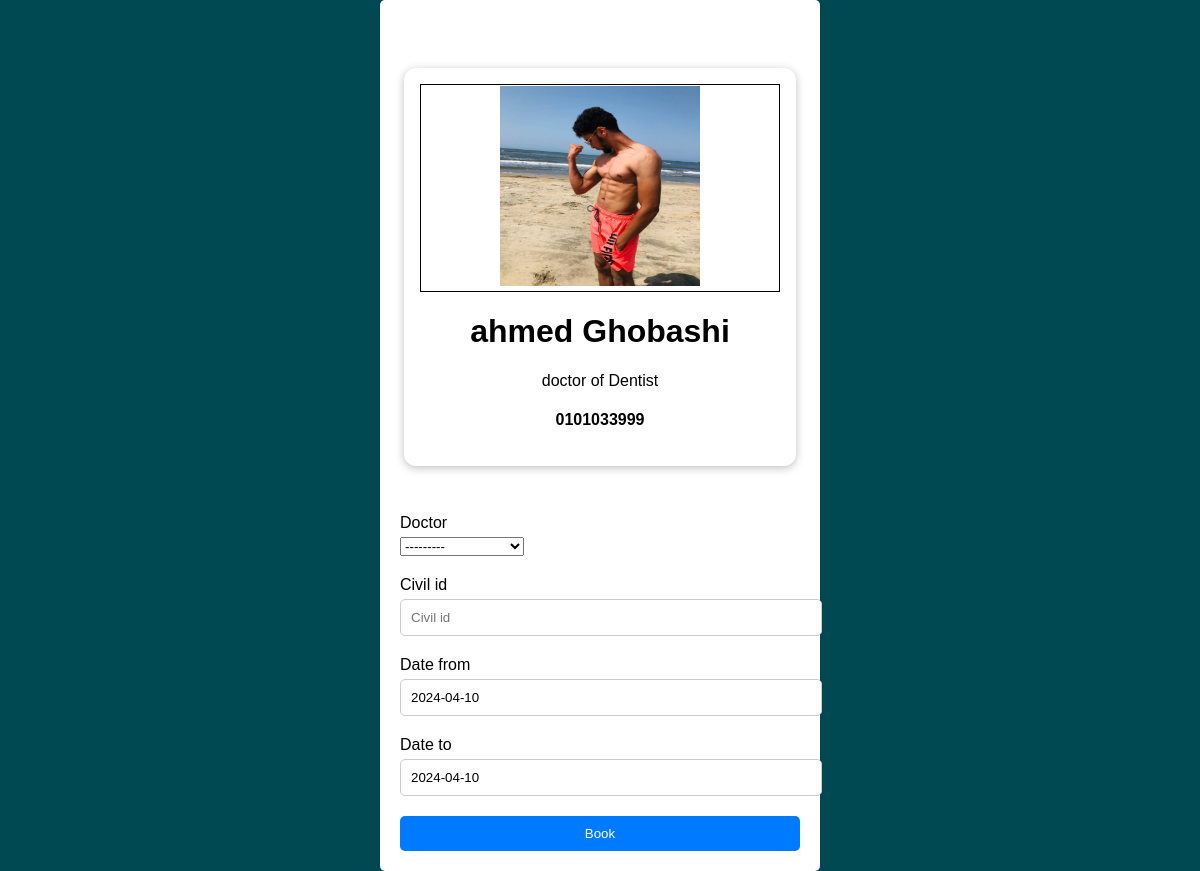
Screenshot of /doctors/ahmed-ghobashi with the database file from the repository.
### doctors/models.py (models this page shows, shortened)
class Doctor(models.Model):
    name = models.CharField(max_length=100)
    image = models.ImageField(upload_to='doctor/')
    specialty =models.TextField(max_length=10000)
    phone_number = models.CharField(max_length=20)
    slug = models.SlugField(null= True,blank=True)
    def __str__(self):
        return self.name

### doctors/views.py (the view, shortened to what this page needs)
# urls.py: path('<slug:slug>',DoctorDetail.as_view(),name='doctors_detail'),
class DoctorDetail(FormMixin,DetailView):
    model = Doctor
    form_class = DoctorBookForm
    template_name ='doctors/doctor_detail.html'
    def get_queryset(self):
        name = self.request.GET.get('q','')
        object_list = Doctor.objects.filter(
            Q(name__icontains=name) |
            Q(specialty__icontains=name)
         )
        return object_list

### doctors/forms.py
class DoctorBookForm(forms.ModelForm):
    class Meta:
        model = DoctorBook
        fields = ['doctor','civil_id','date_from', 'date_to']

### doctors/templates/doctors/doctor_detail.html (shortened to what this page needs)
{% load bootstrap4 %}
<!DOCTYPE html>
<html lang="en">
<head>
</head>
<body>
 <div class="container">
    <div class="item1">
        <div class="item" >
            <img src="{{object.image.url}}" alt="Italian Trulli" width="200px" height="200px">
        </div>
            <h1>{{object}}</h1>
            <p>{{object.specialty}}</p>
            <h4>{{object.phone_number}}</h4>
        </div>
    <div>
    <form action="" method="post" class="form">
        {% bootstrap_form form %}
        {% buttons %}
            <button type="submit" class="btn btn-primary">Book</button>
        {% endbuttons %}
    </form>
</body>
</html>

### doctors/templates/doctors/doctor_detail.html (style rules this page uses)
body { font-family: Arial, sans-serif; margin: 0; background-color: #004953; padding: 0; background-image: url('background_image.jpg'); background-size: cover; background-repeat: no-repeat; background-attachment: fixed; }
.container { max-width: 500px; margin: 20px auto; background-color: #fff; padding: 20px; border-radius: 10px; box-shadow: 0 0 10px rgba(0, 0, 0, 0.1); }
body { font-family: Arial, sans-serif; background-color: #004953;; }
.container { max-width: 400px; margin: 0 auto; padding: 20px; background-color: #fff; border-radius: 5px; box-shadow: 0 0 10px rgba(0, 0, 0, 0.1); }
.form-group { margin-bottom: 20px; }
.form-group label { display: block; margin-bottom: 5px; }
.form-group input[type="text"], .form-group input[type="email"], .form-group textarea { width: 100%; padding: 10px; border: 1px solid #ccc; border-radius: 5px; }
button[type="submit"] { background-color: #007bff; color: #fff; border: none; padding: 10px 20px; border-radius: 5px; cursor: pointer; display: block; width: 100%; }
.item { text-align: center; border: 1px solid #000; padding: 1px; }
h1 { text-align: center; }
p { text-align: center; }
h4 { text-align: center; }
.item1 { margin: 3rem auto; width: 90%; max-width: 40rem; border-radius: 12px; background-color: white; box-shadow: 0 2px 8px rgba(0, 0, 0, 0.25); padding: 1rem; }

### rows the page displays
Doctor: image (picture), name "ahmed Ghobashi", specialty "doctor of Dentist", phone_number "0101033999"
